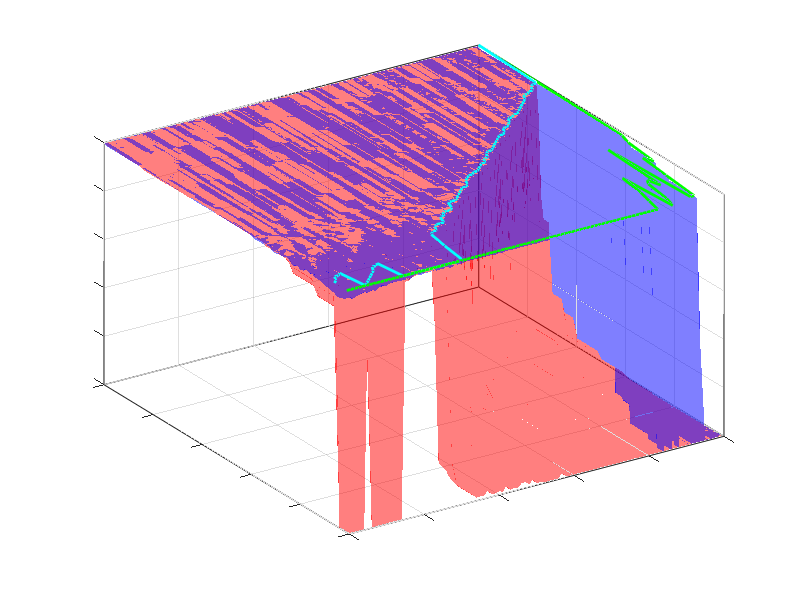

Recreate this plot in MATLAB.
function alpha_beta_heatmap_alpha_partisan

load heatmap_mat

x = 0:0.01:1;
y = 1:-0.01:0;

figure1 = figure('color',[1 1 1]);
axes1 = axes('Parent',figure1,'FontSize',24);box(axes1,'on');hold(axes1,'on');
view(axes1,[26 24]);

% x = 0.2:0.2:6; % the weight changes of link A_23
% y = 0.2:0.2:6; % the weight changes of link A_24
[X,Y] = meshgrid(x,y);

xdata1 = X;
ydata1 = Y;
zdata1 = FE_b;
zdata2 = BE_b;
% zdata2(1,2)=0.94;

for i = 1:101
    try
        F_c(i) = min(find(zdata1(i,:)>0.8));  %
    catch
        F_c(i) = max(find(zdata1(i,:)<0.8));
    end
end

for i = 1:101
    try
        B_c(i) = min(find(zdata2(i,:)>0.8));  %
    catch
        B_c(i) = max(find(zdata2(i,:)<0.8));
    end
end

% Create surf
surf(xdata1,ydata1,zdata1,'Parent',axes1,'FaceAlpha',0.5,...
    'FaceColor',[1 0 0],...
    'EdgeColor','none');

% Create surf
surf(xdata1,ydata1,zdata2,'Parent',axes1,'FaceAlpha',0.5,...
    'FaceColor',[0 0 1],...
    'EdgeColor','none');

plot3(F_c*0.01, y, ones(101,1),'c','LineWidth',2)
plot3(B_c*0.01, y, ones(101,1),'g','LineWidth',2)
% Create zlabel
% zlabel('Estextremism');
% Create xlabel
% xlabel('\beta (Party identiy)');
xlim([0,1])
ylim([0,1])
xticks([0 .2 .4 .6 .8 1])
xticklabels({'', '', '', '', '', ''})
yticks([0 .2 .4 .6 .8 1])
yticklabels({'', '', '', '', '', ''})
zticks([0 .2 .4 .6 .8 1])
zticklabels({'', '', '', '', '', ''})
% Create ylabel
% ylabel('\alpha (intolerance)');


view(axes1,[-123.2 36.4000000000001]);
box(axes1,'on');
grid(axes1,'on');
